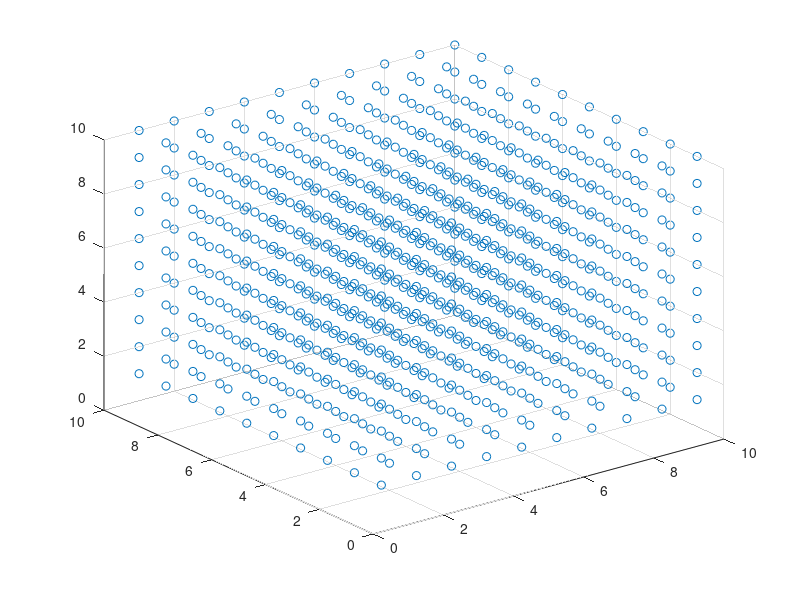

The MATLAB source for this figure:
%% Simulate 3D data
clear; clc; close all;


% Set some parameters
length = 10;
numTrials = 100;
numVoxels = length ^ 3;

% Assign length for x y z 
% (currently it only works for space with equal length)
x = length;
y = length;
z = length;

% Get coordinates for x y z
tempx = repmat([1:x]', [y * z,1]);
tempy = repmat(1:x, z);
tempy = tempy(:);
tempz = sort(tempx);

% Concatenation
map = [tempx, tempy, tempz];
size(map);

% check if I am doing the right thing
scatter3(tempx,tempy,tempz);


% Create
X = zeros(numVoxels, numTrials);


